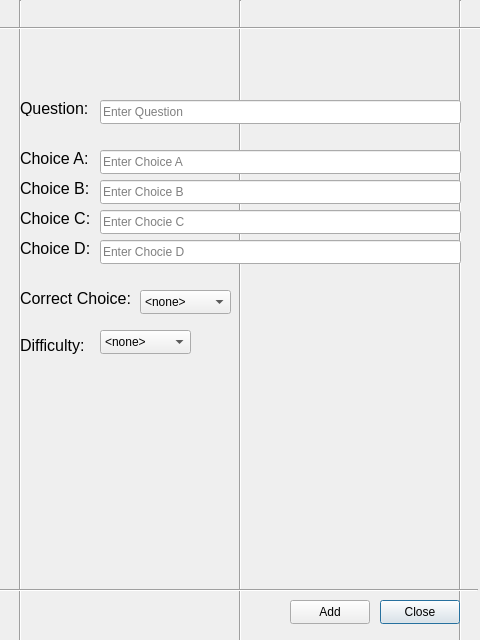
<?xml version="1.0" encoding="UTF-8"?>
<ui version="4.0">
 <class>addFlashcardsDialog</class>
 <widget class="QDialog" name="addFlashcardsDialog">
  <property name="geometry">
   <rect>
    <x>0</x>
    <y>0</y>
    <width>480</width>
    <height>640</height>
   </rect>
  </property>
  <property name="windowTitle">
   <string>Dialog</string>
  </property>
  <widget class="Line" name="line">
   <property name="geometry">
    <rect>
     <x>230</x>
     <y>0</y>
     <width>20</width>
     <height>641</height>
    </rect>
   </property>
   <property name="orientation">
    <enum>Qt::Orientation::Vertical</enum>
   </property>
  </widget>
  <widget class="Line" name="line_2">
   <property name="geometry">
    <rect>
     <x>10</x>
     <y>0</y>
     <width>20</width>
     <height>641</height>
    </rect>
   </property>
   <property name="orientation">
    <enum>Qt::Orientation::Vertical</enum>
   </property>
  </widget>
  <widget class="Line" name="line_3">
   <property name="geometry">
    <rect>
     <x>450</x>
     <y>0</y>
     <width>20</width>
     <height>641</height>
    </rect>
   </property>
   <property name="orientation">
    <enum>Qt::Orientation::Vertical</enum>
   </property>
  </widget>
  <widget class="Line" name="line_4">
   <property name="geometry">
    <rect>
     <x>0</x>
     <y>20</y>
     <width>481</width>
     <height>16</height>
    </rect>
   </property>
   <property name="orientation">
    <enum>Qt::Orientation::Horizontal</enum>
   </property>
  </widget>
  <widget class="Line" name="line_5">
   <property name="geometry">
    <rect>
     <x>-3</x>
     <y>580</y>
     <width>481</width>
     <height>20</height>
    </rect>
   </property>
   <property name="orientation">
    <enum>Qt::Orientation::Horizontal</enum>
   </property>
  </widget>
  <widget class="QLabel" name="label">
   <property name="geometry">
    <rect>
     <x>20</x>
     <y>100</y>
     <width>81</width>
     <height>16</height>
    </rect>
   </property>
   <property name="font">
    <font>
     <family>Segoe UI</family>
     <pointsize>12</pointsize>
    </font>
   </property>
   <property name="text">
    <string>Question:</string>
   </property>
  </widget>
  <widget class="QLabel" name="label_2">
   <property name="geometry">
    <rect>
     <x>20</x>
     <y>150</y>
     <width>81</width>
     <height>16</height>
    </rect>
   </property>
   <property name="font">
    <font>
     <family>Segoe UI</family>
     <pointsize>12</pointsize>
    </font>
   </property>
   <property name="text">
    <string>Choice A:</string>
   </property>
  </widget>
  <widget class="QLabel" name="label_3">
   <property name="geometry">
    <rect>
     <x>20</x>
     <y>180</y>
     <width>81</width>
     <height>16</height>
    </rect>
   </property>
   <property name="sizePolicy">
    <sizepolicy hsizetype="Preferred" vsizetype="Preferred">
     <horstretch>0</horstretch>
     <verstretch>0</verstretch>
    </sizepolicy>
   </property>
   <property name="font">
    <font>
     <family>Segoe UI</family>
     <pointsize>12</pointsize>
    </font>
   </property>
   <property name="text">
    <string>Choice B:</string>
   </property>
   <property name="margin">
    <number>0</number>
   </property>
   <property name="indent">
    <number>-1</number>
   </property>
   <property name="openExternalLinks">
    <bool>false</bool>
   </property>
  </widget>
  <widget class="QLabel" name="label_4">
   <property name="geometry">
    <rect>
     <x>20</x>
     <y>210</y>
     <width>81</width>
     <height>16</height>
    </rect>
   </property>
   <property name="font">
    <font>
     <family>Segoe UI</family>
     <pointsize>12</pointsize>
    </font>
   </property>
   <property name="text">
    <string>Choice C:</string>
   </property>
  </widget>
  <widget class="QLabel" name="label_5">
   <property name="geometry">
    <rect>
     <x>20</x>
     <y>240</y>
     <width>81</width>
     <height>16</height>
    </rect>
   </property>
   <property name="sizePolicy">
    <sizepolicy hsizetype="Preferred" vsizetype="Preferred">
     <horstretch>0</horstretch>
     <verstretch>0</verstretch>
    </sizepolicy>
   </property>
   <property name="font">
    <font>
     <family>Segoe UI</family>
     <pointsize>12</pointsize>
    </font>
   </property>
   <property name="text">
    <string>Choice D:</string>
   </property>
   <property name="margin">
    <number>0</number>
   </property>
   <property name="indent">
    <number>-1</number>
   </property>
   <property name="openExternalLinks">
    <bool>false</bool>
   </property>
  </widget>
  <widget class="QLabel" name="label_6">
   <property name="geometry">
    <rect>
     <x>20</x>
     <y>290</y>
     <width>111</width>
     <height>16</height>
    </rect>
   </property>
   <property name="sizePolicy">
    <sizepolicy hsizetype="Preferred" vsizetype="Preferred">
     <horstretch>0</horstretch>
     <verstretch>0</verstretch>
    </sizepolicy>
   </property>
   <property name="font">
    <font>
     <family>Segoe UI</family>
     <pointsize>12</pointsize>
    </font>
   </property>
   <property name="text">
    <string>Correct Choice:</string>
   </property>
   <property name="margin">
    <number>0</number>
   </property>
   <property name="indent">
    <number>-1</number>
   </property>
   <property name="openExternalLinks">
    <bool>false</bool>
   </property>
  </widget>
  <widget class="QComboBox" name="input_correct">
   <property name="geometry">
    <rect>
     <x>140</x>
     <y>290</y>
     <width>91</width>
     <height>24</height>
    </rect>
   </property>
   <property name="editable">
    <bool>false</bool>
   </property>
   <property name="currentText">
    <string>&lt;none&gt;</string>
   </property>
   <item>
    <property name="text">
     <string>&lt;none&gt;</string>
    </property>
   </item>
   <item>
    <property name="text">
     <string>A</string>
    </property>
   </item>
   <item>
    <property name="text">
     <string>B</string>
    </property>
   </item>
   <item>
    <property name="text">
     <string>C</string>
    </property>
   </item>
   <item>
    <property name="text">
     <string>D</string>
    </property>
   </item>
  </widget>
  <widget class="QLabel" name="label_7">
   <property name="geometry">
    <rect>
     <x>20</x>
     <y>330</y>
     <width>111</width>
     <height>31</height>
    </rect>
   </property>
   <property name="sizePolicy">
    <sizepolicy hsizetype="Preferred" vsizetype="Preferred">
     <horstretch>0</horstretch>
     <verstretch>0</verstretch>
    </sizepolicy>
   </property>
   <property name="font">
    <font>
     <family>Segoe UI</family>
     <pointsize>12</pointsize>
    </font>
   </property>
   <property name="text">
    <string>Difficulty:</string>
   </property>
   <property name="margin">
    <number>0</number>
   </property>
   <property name="indent">
    <number>-1</number>
   </property>
   <property name="openExternalLinks">
    <bool>false</bool>
   </property>
  </widget>
  <widget class="QPushButton" name="cancelButton">
   <property name="geometry">
    <rect>
     <x>380</x>
     <y>600</y>
     <width>80</width>
     <height>24</height>
    </rect>
   </property>
   <property name="text">
    <string>Close</string>
   </property>
  </widget>
  <widget class="QPushButton" name="addButton">
   <property name="geometry">
    <rect>
     <x>290</x>
     <y>600</y>
     <width>80</width>
     <height>24</height>
    </rect>
   </property>
   <property name="text">
    <string>Add</string>
   </property>
  </widget>
  <widget class="QLineEdit" name="input_question">
   <property name="geometry">
    <rect>
     <x>100</x>
     <y>100</y>
     <width>361</width>
     <height>24</height>
    </rect>
   </property>
   <property name="inputMask">
    <string/>
   </property>
   <property name="text">
    <string/>
   </property>
   <property name="placeholderText">
    <string>Enter Question</string>
   </property>
  </widget>
  <widget class="QLineEdit" name="input_a">
   <property name="geometry">
    <rect>
     <x>100</x>
     <y>150</y>
     <width>361</width>
     <height>24</height>
    </rect>
   </property>
   <property name="placeholderText">
    <string>Enter Choice A</string>
   </property>
  </widget>
  <widget class="QLineEdit" name="input_b">
   <property name="geometry">
    <rect>
     <x>100</x>
     <y>180</y>
     <width>361</width>
     <height>24</height>
    </rect>
   </property>
   <property name="placeholderText">
    <string>Enter Choice B</string>
   </property>
  </widget>
  <widget class="QLineEdit" name="input_c">
   <property name="geometry">
    <rect>
     <x>100</x>
     <y>210</y>
     <width>361</width>
     <height>24</height>
    </rect>
   </property>
   <property name="text">
    <string/>
   </property>
   <property name="placeholderText">
    <string>Enter Chocie C</string>
   </property>
  </widget>
  <widget class="QLineEdit" name="input_d">
   <property name="geometry">
    <rect>
     <x>100</x>
     <y>240</y>
     <width>361</width>
     <height>24</height>
    </rect>
   </property>
   <property name="placeholderText">
    <string>Enter Chocie D</string>
   </property>
  </widget>
  <widget class="QComboBox" name="input_difficulty">
   <property name="geometry">
    <rect>
     <x>100</x>
     <y>330</y>
     <width>91</width>
     <height>24</height>
    </rect>
   </property>
   <property name="editable">
    <bool>false</bool>
   </property>
   <property name="currentText">
    <string>&lt;none&gt;</string>
   </property>
   <item>
    <property name="text">
     <string>&lt;none&gt;</string>
    </property>
   </item>
   <item>
    <property name="text">
     <string>1</string>
    </property>
   </item>
   <item>
    <property name="text">
     <string>2</string>
    </property>
   </item>
   <item>
    <property name="text">
     <string>3</string>
    </property>
   </item>
  </widget>
 </widget>
 <resources/>
 <connections/>
</ui>
